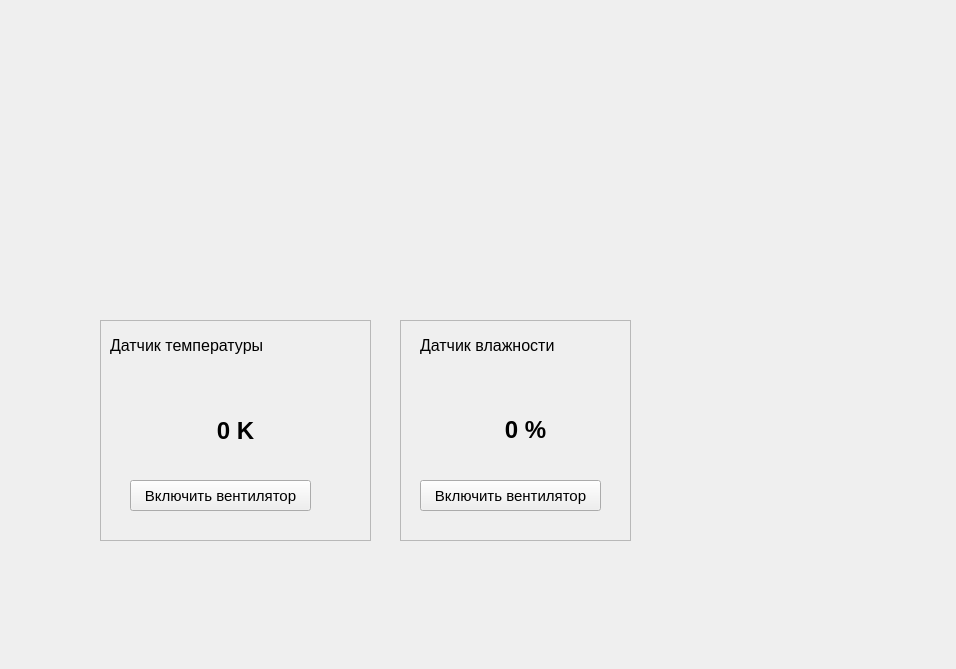
<?xml version="1.0" encoding="UTF-8"?>
<ui version="4.0">
 <class>details</class>
 <widget class="QDialog" name="details">
  <property name="geometry">
   <rect>
    <x>0</x>
    <y>0</y>
    <width>956</width>
    <height>669</height>
   </rect>
  </property>
  <property name="windowTitle">
   <string>Детализация</string>
  </property>
  <widget class="QLabel" name="flat">
   <property name="geometry">
    <rect>
     <x>0</x>
     <y>0</y>
     <width>961</width>
     <height>671</height>
    </rect>
   </property>
   <property name="text">
    <string/>
   </property>
   <property name="pixmap">
    <pixmap resource="resources.qrc">:/resources/flat.png</pixmap>
   </property>
   <property name="scaledContents">
    <bool>true</bool>
   </property>
  </widget>
  <widget class="QFrame" name="frame">
   <property name="geometry">
    <rect>
     <x>100</x>
     <y>320</y>
     <width>271</width>
     <height>221</height>
    </rect>
   </property>
   <property name="frameShape">
    <enum>QFrame::StyledPanel</enum>
   </property>
   <property name="frameShadow">
    <enum>QFrame::Raised</enum>
   </property>
   <widget class="QLabel" name="label_temp">
    <property name="geometry">
     <rect>
      <x>90</x>
      <y>90</y>
      <width>91</width>
      <height>41</height>
     </rect>
    </property>
    <property name="font">
     <font>
      <pointsize>18</pointsize>
      <weight>75</weight>
      <bold>true</bold>
     </font>
    </property>
    <property name="text">
     <string>0 K</string>
    </property>
    <property name="alignment">
     <set>Qt::AlignCenter</set>
    </property>
   </widget>
   <widget class="QLabel" name="temp_icon">
    <property name="geometry">
     <rect>
      <x>30</x>
      <y>80</y>
      <width>51</width>
      <height>51</height>
     </rect>
    </property>
    <property name="text">
     <string/>
    </property>
    <property name="pixmap">
     <pixmap resource="resources.qrc">:/resources/details/icons8-снежинка-64.png</pixmap>
    </property>
    <property name="scaledContents">
     <bool>true</bool>
    </property>
   </widget>
   <widget class="QPushButton" name="pushButton_temp">
    <property name="geometry">
     <rect>
      <x>30</x>
      <y>160</y>
      <width>181</width>
      <height>31</height>
     </rect>
    </property>
    <property name="font">
     <font>
      <pointsize>11</pointsize>
     </font>
    </property>
    <property name="focusPolicy">
     <enum>Qt::NoFocus</enum>
    </property>
    <property name="text">
     <string>Включить вентилятор</string>
    </property>
   </widget>
   <widget class="QLabel" name="label">
    <property name="geometry">
     <rect>
      <x>10</x>
      <y>10</y>
      <width>171</width>
      <height>31</height>
     </rect>
    </property>
    <property name="font">
     <font>
      <pointsize>12</pointsize>
     </font>
    </property>
    <property name="text">
     <string>Датчик температуры</string>
    </property>
   </widget>
   <widget class="QLabel" name="label_5">
    <property name="geometry">
     <rect>
      <x>200</x>
      <y>20</y>
      <width>51</width>
      <height>51</height>
     </rect>
    </property>
    <property name="text">
     <string/>
    </property>
    <property name="pixmap">
     <pixmap resource="resources.qrc">:/resources/icons8-wind-turbine-50.png</pixmap>
    </property>
   </widget>
   <widget class="QLabel" name="label_6">
    <property name="geometry">
     <rect>
      <x>200</x>
      <y>20</y>
      <width>51</width>
      <height>51</height>
     </rect>
    </property>
    <property name="text">
     <string/>
    </property>
    <property name="pixmap">
     <pixmap resource="resources.qrc">:/resources/icons8-wind-turbine-50.png</pixmap>
    </property>
   </widget>
  </widget>
  <widget class="QFrame" name="frame_2">
   <property name="geometry">
    <rect>
     <x>400</x>
     <y>320</y>
     <width>231</width>
     <height>221</height>
    </rect>
   </property>
   <property name="frameShape">
    <enum>QFrame::StyledPanel</enum>
   </property>
   <property name="frameShadow">
    <enum>QFrame::Raised</enum>
   </property>
   <widget class="QLabel" name="label_hum">
    <property name="geometry">
     <rect>
      <x>80</x>
      <y>89</y>
      <width>91</width>
      <height>41</height>
     </rect>
    </property>
    <property name="font">
     <font>
      <pointsize>18</pointsize>
      <weight>75</weight>
      <bold>true</bold>
     </font>
    </property>
    <property name="text">
     <string>0 %</string>
    </property>
    <property name="alignment">
     <set>Qt::AlignCenter</set>
    </property>
   </widget>
   <widget class="QPushButton" name="pushButton_hum">
    <property name="geometry">
     <rect>
      <x>20</x>
      <y>160</y>
      <width>181</width>
      <height>31</height>
     </rect>
    </property>
    <property name="font">
     <font>
      <pointsize>11</pointsize>
     </font>
    </property>
    <property name="focusPolicy">
     <enum>Qt::NoFocus</enum>
    </property>
    <property name="text">
     <string>Включить вентилятор</string>
    </property>
   </widget>
   <widget class="QLabel" name="label_2">
    <property name="geometry">
     <rect>
      <x>20</x>
      <y>10</y>
      <width>141</width>
      <height>31</height>
     </rect>
    </property>
    <property name="font">
     <font>
      <pointsize>12</pointsize>
     </font>
    </property>
    <property name="text">
     <string>Датчик влажности</string>
    </property>
   </widget>
   <widget class="QLabel" name="hum_icon">
    <property name="geometry">
     <rect>
      <x>30</x>
      <y>80</y>
      <width>51</width>
      <height>51</height>
     </rect>
    </property>
    <property name="text">
     <string/>
    </property>
    <property name="pixmap">
     <pixmap resource="resources.qrc">:/resources/details/icons8-ветер-64.png</pixmap>
    </property>
    <property name="scaledContents">
     <bool>true</bool>
    </property>
   </widget>
   <widget class="QLabel" name="label_3">
    <property name="geometry">
     <rect>
      <x>170</x>
      <y>20</y>
      <width>51</width>
      <height>51</height>
     </rect>
    </property>
    <property name="text">
     <string/>
    </property>
    <property name="pixmap">
     <pixmap resource="resources.qrc">:/resources/icons8-wind-turbine-50.png</pixmap>
    </property>
   </widget>
   <widget class="QLabel" name="label_4">
    <property name="geometry">
     <rect>
      <x>170</x>
      <y>20</y>
      <width>51</width>
      <height>51</height>
     </rect>
    </property>
    <property name="text">
     <string/>
    </property>
    <property name="pixmap">
     <pixmap resource="resources.qrc">:/resources/icons8-wind-turbine-50.png</pixmap>
    </property>
   </widget>
   <zorder>label_4</zorder>
   <zorder>label_3</zorder>
   <zorder>label_hum</zorder>
   <zorder>pushButton_hum</zorder>
   <zorder>label_2</zorder>
   <zorder>hum_icon</zorder>
  </widget>
 </widget>
 <resources>
  <include location="resources.qrc"/>
 </resources>
 <connections/>
</ui>
